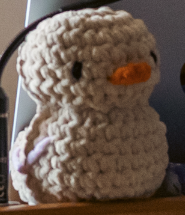
#> input picture CV-image-basics/ratunel.png, 185 x 215 px
$ python thresh.py
#> lines starting #> are read from the running program, lines starting #| are printed output that depends on the picture; after the words box and inside, x2 and y2 are one past the last pixel; in counts of white or black regions, pixels touching at a corner belong together
import cv2 as cv

img = cv.imread('ratunel.png')
#> img is the input picture: shape (215, 185, 3); mean B, G, R 80.7, 91.5, 107.7

gray = cv.cvtColor(img, cv.COLOR_BGR2GRAY)
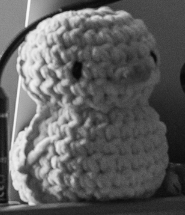
#> gray: shape (215, 185); min 6, max 249, mean 95.1

_, thresh = cv.threshold(
    gray,
    127,
    255,
    cv.THRESH_BINARY
)
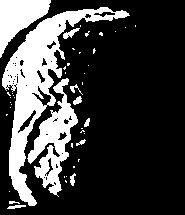
#> thresh: shape (215, 185); 24.5% white; 45 white regions (34 under 20 px), largest, box (x1, y1, x2, y2) and area: (2, 7, 130, 206) 5520, (27, 78, 78, 197) 2253, (0, 0, 51, 58) 1487

_, thresh_inv = cv.threshold(
    gray,
    127,
    255,
    cv.THRESH_BINARY_INV
)

_, truncate_tr = cv.threshold(
    gray,
    100,
    255, #truncate
    cv.THRESH_TRUNC
)
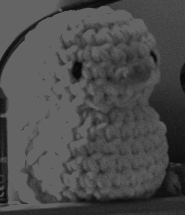
#> truncate_tr: shape (215, 185); min 6, max 100, mean 75.4
_, to_zero = cv.threshold(
    gray,
    100,
    255,
    cv.THRESH_TOZERO
)
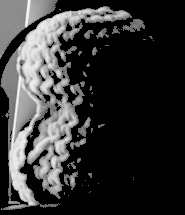
#> to_zero: shape (215, 185); min 0, max 249, mean 51.8
adaptive = cv.adaptiveThreshold(
    gray,
    255,
    cv.ADAPTIVE_THRESH_GAUSSIAN_C,
    cv.THRESH_BINARY,
    11,
    2
)
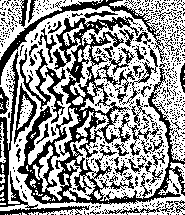
#> adaptive: shape (215, 185); 58.6% white; 648 black regions (599 under 20 px), largest, box (x1, y1, x2, y2) and area: (17, 16, 185, 205) 8073, (0, 51, 90, 215) 1348, (0, 0, 166, 85) 1222

_, otsu = cv.threshold(
    gray,
    0,
    255,
    cv.THRESH_BINARY + cv.THRESH_OTSU
)
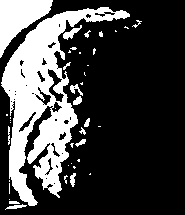
#> otsu: shape (215, 185); 26.6% white; 41 white regions (26 under 20 px), largest, box (x1, y1, x2, y2) and area: (1, 7, 130, 206) 8337, (0, 0, 53, 58) 1534, (63, 25, 82, 40) 106
cv.imshow('actual ratunel', img)
cv.imshow('binary ratunel', thresh)
cv.imshow('binary inverted ratunel', thresh_inv)
cv.imshow('truncate ratunel', truncate_tr)
cv.imshow('to zero ratunel', to_zero)
cv.imshow('adaptive thresh', adaptive)
cv.imshow('thresh otsu ratunel', otsu)
cv.waitKey(0)
cv.destroyAllWindows()
